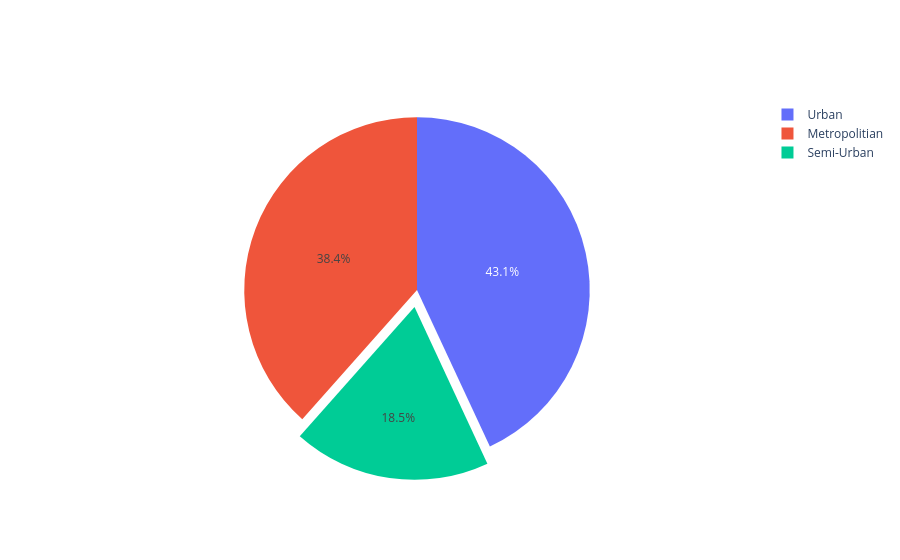

The cell this chart's notebook holds for it:
### Markdown cell above
## A distância média dos resturantes e dos locais de entrega.

### Code cell
cols = ['Restaurant_latitude', 'Restaurant_longitude', 'Delivery_location_latitude', 'Delivery_location_longitude']

df1['delivery_distance'] = df1.loc[:, cols].apply(lambda x: 
                haversine( 
                    (x['Restaurant_latitude'], x['Restaurant_longitude']), 
                    (x['Delivery_location_latitude'], x['Delivery_location_longitude']))
                    ,axis=1)


avg_distance = df1.loc[:, ['City', 'delivery_distance']].groupby(['City']).mean().reset_index()


fig = go.Figure(data=[go.Pie(labels=avg_distance['City'], values=avg_distance['delivery_distance'], pull=[0,0.1,0])]) 

fig.show()

### Figure 1 — Plotly figure (JSON) as saved in the notebook; plotly's stock layout.template omitted (floating-point values rounded to 4 significant figures)
{"data": [{"labels": ["Metropolitian", "Semi-Urban", "Urban"], "pull": [0, 0.1, 0], "type": "pie", "values": [26.76, 12.88, 29.98]}], "layout": {}}
